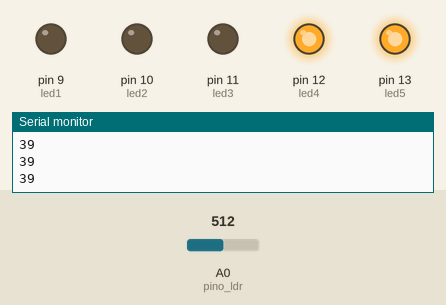
This sketch was run on a simulated Arduino Uno, built with avr-gcc and run on an emulated ATmega328P. Parts: output pins drawn as LEDs (lit = HIGH), the last lines printed to the serial monitor. Inputs (shaded band) come from the test bench; at power-on: A0 (pino_ldr) = 512.

Above: at 1.2 s.
1.3 s: A0 (pino_ldr) set to 539
At 2.5 s:
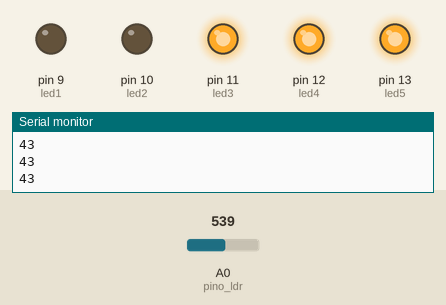
2.8 s: A0 (pino_ldr) set to 640
4.3 s: A0 (pino_ldr) set to 665
At 5.1 s:
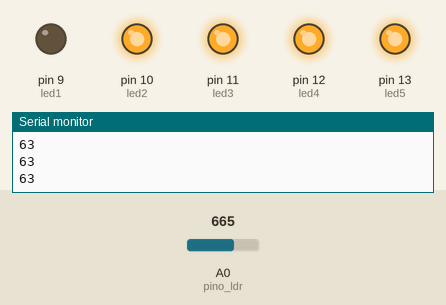
5.8 s: A0 (pino_ldr) set to 770
7.3 s: A0 (pino_ldr) set to 792
At 7.7 s:
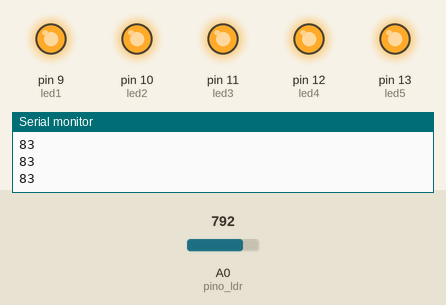
8.8 s: A0 (pino_ldr) set to 716
At 10.3 s:
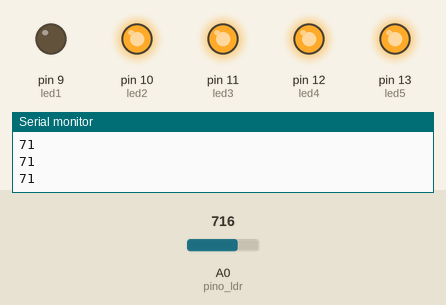
Timing chart, 0 to 11.3 s (numbered marks = the images above; inputs shaded):
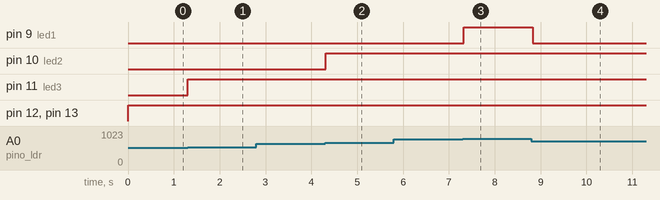

The sketch:

alg_b.ino
```cpp
//Declarando variaveis:
#define led5 13
#define led4 12
#define led3 11
#define led2 10
#define led1 9
#define pino_ldr A0
int valor_ldr = 0;

void setup(){
  Serial.begin(9600); //Iniciando a comunicação serial
  pinMode(led1, OUTPUT);
  pinMode(led2, OUTPUT);
  pinMode(led3, OUTPUT);
  pinMode(led4, OUTPUT);
  pinMode(led5, OUTPUT);

} //Fim SETUP

void loop(){
  valor_ldr = analogRead(pino_ldr); //Le o valor do LDR

  int porcentagem = map(valor_ldr,260,900,0,100); //Mapeia e converte o valor do LDR para porcentagem (Usa de calibrações iniciais)

  //LEDS:

  if(porcentagem > 0 )
    digitalWrite(led5, HIGH);
  else
    digitalWrite(led5, LOW);

  if(porcentagem > 20 )
    digitalWrite(led4, HIGH);
  else
    digitalWrite(led4, LOW);

  if(porcentagem > 40 )
    digitalWrite(led3, HIGH);
  else
    digitalWrite(led3, LOW);

  if(porcentagem > 60 )
    digitalWrite(led2, HIGH);
  else
    digitalWrite(led2, LOW);

  if(porcentagem > 80 )
    digitalWrite(led1, HIGH);
  else
    digitalWrite(led1, LOW);

  Serial.println(porcentagem); //Exibição da porcentagem na serial
  delay(100);

} //Fim VOID
```

Measured:
- the behaviour switches between 522 and 523 on A0 (pino_ldr) (found by bisection; images 0 and 1)
- the behaviour switches between 650 and 651 on A0 (pino_ldr) (found by bisection; images 1 and 2)
- the behaviour switches between 778 and 779 on A0 (pino_ldr) (found by bisection; images 2 and 3)
- after the input at 1.3 s, pin 11 (led3): LOW → HIGH at once
- after the input at 4.3 s, pin 10 (led2): LOW → HIGH at once
- after the input at 7.3 s, pin 9 (led1): LOW → HIGH at once
- after the input at 8.8 s, pin 9 (led1): HIGH → LOW at once
